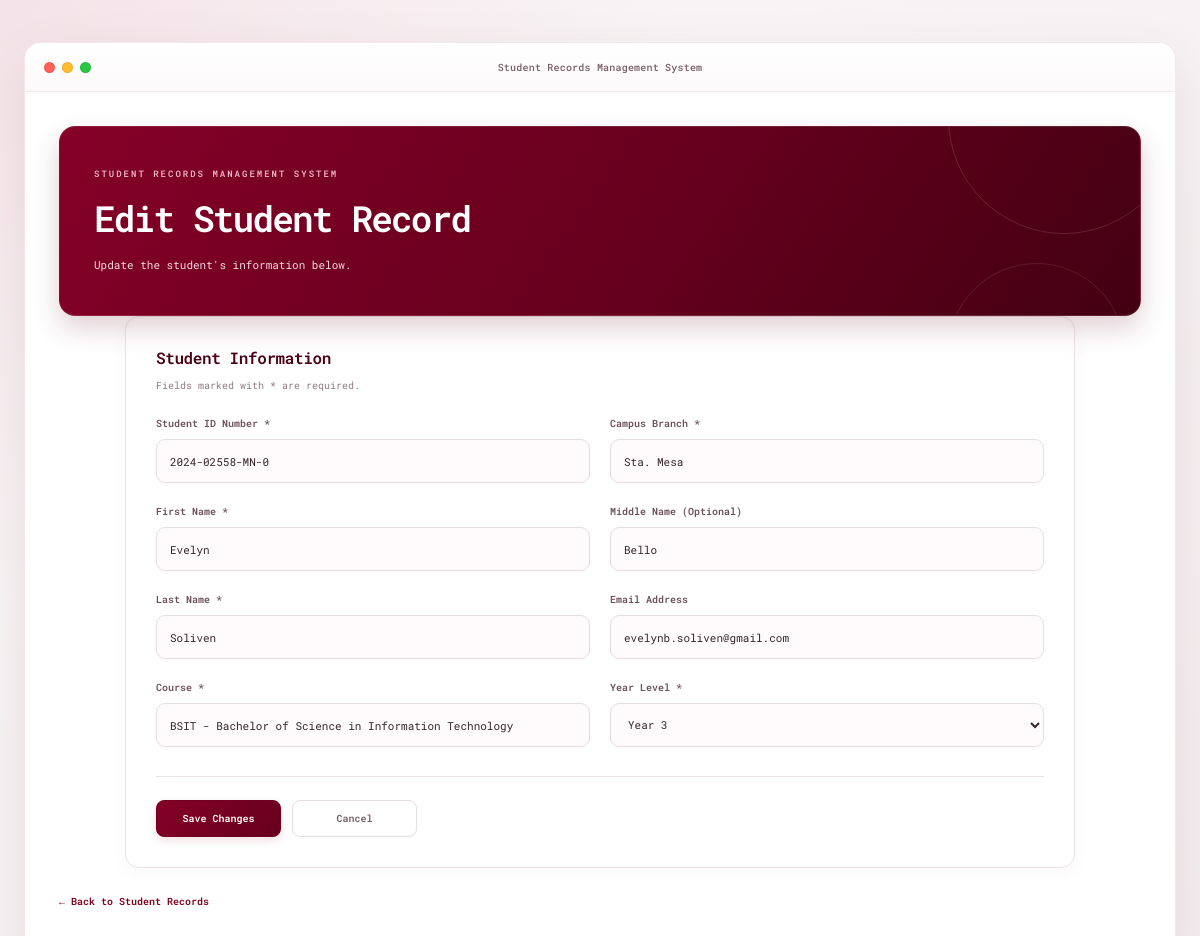
/edit.php?id=5, run on the app's committed database.
### tables this page shows
CREATE TABLE `students` (
  `id` int(11) NOT NULL,
  `student_number` varchar(30) NOT NULL,
  `first_name` varchar(100) NOT NULL,
  `middle_name` varchar(100) DEFAULT NULL,
  `last_name` varchar(100) NOT NULL,
  `email` varchar(150) DEFAULT NULL,
  `course` varchar(100) NOT NULL,
  `year_level` int(11) NOT NULL,
  `created_at` timestamp NOT NULL DEFAULT current_timestamp(),
  `campus_branch` varchar(100) NOT NULL DEFAULT ''
);

### edit.php (the view, shortened to what this page needs)
<?php
require "db.php";
function e($value) {
    return htmlspecialchars((string)$value, ENT_QUOTES, "UTF-8");
}
$id = filter_input(INPUT_GET, "id", FILTER_VALIDATE_INT);
$stmt = $conn->prepare("SELECT * FROM students WHERE id = ?");
$stmt->bind_param("i", $id);
$stmt->execute();
$result = $stmt->get_result();
$student = $result->fetch_assoc();
$student_number = $student["student_number"];
$first_name = $student["first_name"];
$middle_name = $student["middle_name"] ?? "";
$last_name = $student["last_name"];
$email = $student["email"] ?? "";
$campus_branch = $student["campus_branch"] ?? "";
$course = $student["course"];
$year_level = (string)$student["year_level"];
?>
<!DOCTYPE html>
<html lang="en">
<head>
    <link rel="stylesheet" href="css/style.css">
</head>
<body>
<div class="container">
    <div class="window">
        <div class="title-bar">
            <div class="window-dots">
                <span class="dot red"></span>
                <span class="dot yellow"></span>
                <span class="dot green"></span>
            </div>
            <span>Student Records Management System</span>
        </div>
        <div class="page-content">
            <div class="welcome-text">
                <div class="eyebrow">STUDENT RECORDS MANAGEMENT SYSTEM</div>
                <h1>Edit Student Record</h1>
                <p class="welcome-message">
                    Update the student's information below.
                </p>
            </div>
            <div class="panel edit-panel">
                <h2>Student Information</h2>
                <p class="panel-description">
                    Fields marked with * are required.
                </p>
                <form method="POST" action="edit.php?id=<?= (int)$id ?>"
                      class="student-form">
                    <div class="form-grid">
                        <div class="form-field">
                            <label for="student_number">Student ID Number *</label>
                            <input type="text" id="student_number"
                                   name="student_number" required
                                   value="<?= e($student_number) ?>">
                        </div>
                        <div class="form-field">
                            <label for="campus_branch">Campus Branch *</label>
                            <input type="text" id="campus_branch"
                                   name="campus_branch" required
                                   value="<?= e($campus_branch) ?>">
                        </div>
                        <div class="form-field">
                            <label for="first_name">First Name *</label>
                            <input type="text" id="first_name"
                                   name="first_name" required
                                   value="<?= e($first_name) ?>">
                        </div>
                        <div class="form-field">
                            <label for="middle_name">Middle Name (Optional)</label>
                            <input type="text" id="middle_name"
                                   name="middle_name"
                                   value="<?= e($middle_name) ?>"
                                   placeholder="Enter middle name">
                        </div>
                        <div class="form-field">
                            <label for="last_name">Last Name *</label>
                            <input type="text" id="last_name"
                                   name="last_name" required
                                   value="<?= e($last_name) ?>">
                        </div>
                        <div class="form-field">
                            <label for="email">Email Address</label>
                            <input type="email" id="email" name="email"
                                   value="<?= e($email) ?>"
                                   placeholder="student@example.com">
                        </div>
                        <div class="form-field">
                            <label for="course">Course *</label>
                            <input type="text" id="course" name="course"
                                   required value="<?= e($course) ?>">
                        </div>
                        <div class="form-field">
                            <label for="year_level">Year Level *</label>
                            <select id="year_level" name="year_level" required>
                                <?php for ($i = 1; $i <= 6; $i++): ?>
                                    <option value="<?= $i ?>"
                                        <?= $year_level === (string)$i ? "selected" : "" ?>>
                                        Year <?= $i ?>
                                    </option>
                                <?php endfor; ?>
                            </select>
                        </div>
                    </div>
                    <div class="form-actions">
                        <button type="submit" class="button button-primary">
                            Save Changes
                        </button>
                        <a href="index.php" class="button button-secondary">
                            Cancel
                        </a>
                    </div>
                </form>
            </div>
            <a href="index.php" class="back-link">← Back to Student Records</a>
        </div>
    </div>
</div>
</body>
</html>

### data on the page
students: student_number "2024-02558-MN-0", campus_branch "Sta. Mesa", first_name "Evelyn", middle_name "Bello", last_name "Soliven", email "evelynb.soliven@gmail.com", course "BSIT - Bachelor of Science in Information Technology", year_level "Year 3"
